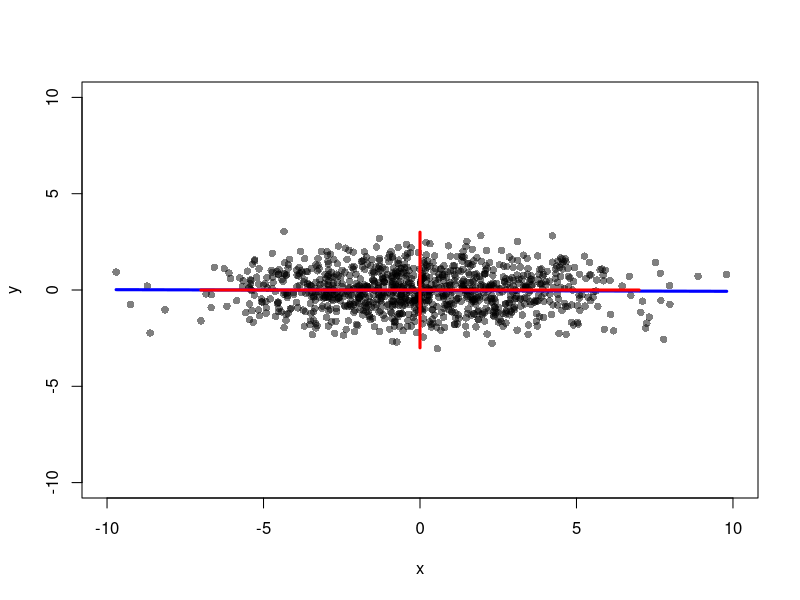
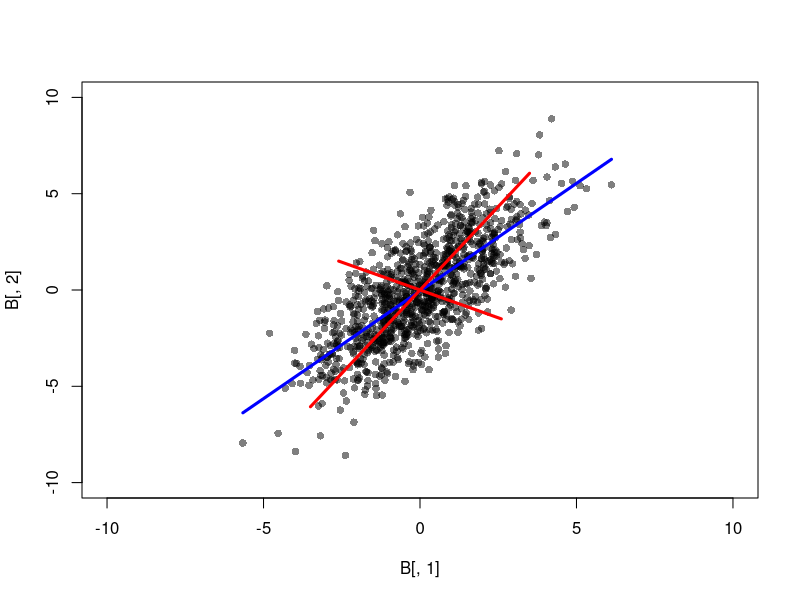
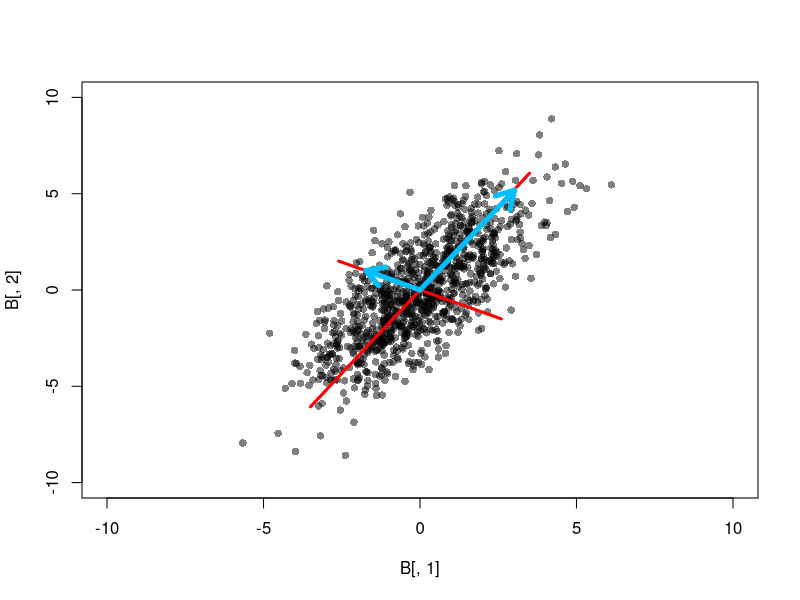

Write R code to recreate these figures, in order.
## ---- chunk 1
knitr::opts_chunk$set(echo = FALSE)
library(scales)
## ---- chunk 2
set.seed(0)
x <- rnorm(1000, 0, 3)
y <- rnorm(1000, 0, 1)
mod <- lm(y ~ x)
## ---- chunk 3
A <- cbind(x,y)
plot(
  A[, 2] ~ A[, 1],
  xlim = c(-10, 10),
  ylim = c(-10, 10),
  pch = 16,
  col = alpha("black", .5),
  xlab = "x",
  ylab = "y"
)
mod <- lm(A[,2] ~ A[,1])
lines(mod$fitted.values ~ A[,1], col="blue", lwd=3)
segments(-7, 0, 7, 0, col="red", lwd=3)
segments(0, 3, 0, -3, col="red", lwd=3)
## ---- chunk 4
summary(mod)$coefficients
## ---- chunk 5
A <- cbind(x,y)
th <- -pi/3
R <- matrix(c(cos(th), sin(th), -sin(th), cos(th)), ncol=2)
B <- A %*% R
plot(B[,2] ~ B[,1], xlim = c(-10, 10), ylim=c(-10,10), pch=16, col=alpha("black", .5))
mod <- lm(B[,2] ~ B[,1])
lines(mod$fitted.values ~ B[,1], col="blue", lwd=3, xlab="x", ylab="y")

c <- matrix(c(-7, 0, 7, 0), byrow = T, ncol=2) %*% R
d <- matrix(c(0, -3, 0, 3), byrow = T, ncol=2) %*% R
segments(c[1,1], c[1,2], c[2,1], c[2,2], col="red", lwd=3)
segments(d[1,1], d[1,2], d[2,1], d[2,2], col="red", lwd=3)
## ---- chunk 6
e <- eigen(t(B) %*% B)
v <- e$vectors
plot(B[,2] ~ B[,1], xlim = c(-10, 10), ylim=c(-10,10), pch=16, col=alpha("black", .5))
segments(c[1,1], c[1,2], c[2,1], c[2,2], col="red", lwd=3)
segments(d[1,1], d[1,2], d[2,1], d[2,2], col="red", lwd=3)
arrows(0, 0, x1 = v[1,1]*6, y1 = v[2,1]*6, length = .2, col="deepskyblue", lwd=5)
arrows(0, 0, x1 = v[1,2]*2, y1 = v[2,2]*2, length = .2, col="deepskyblue", lwd=5)
